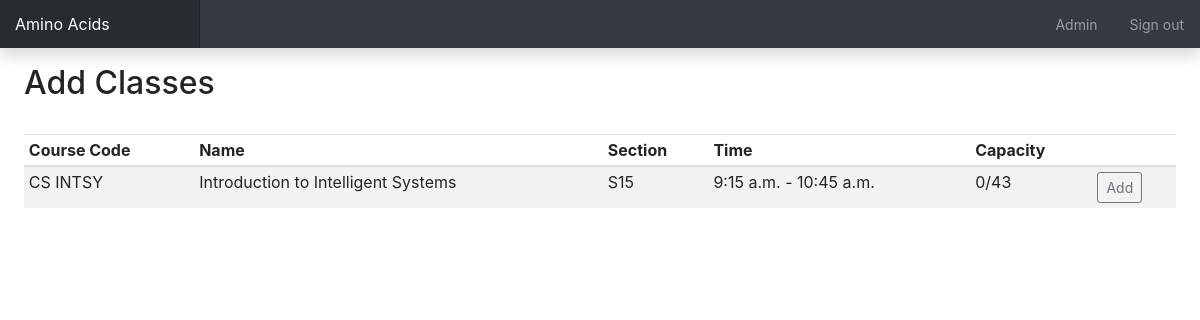
Page /classes/ (signed in) on the committed database.
### main/models.py (models this page shows, shortened)
class Class(models.Model):
    M = 1
    T = 2
    W = 3
    H = 4
    F = 5
    MW = 6
    TH = 7
    DAY_CHOICES = (
        (M, 'Monday'),
        (T, 'Tuesday'),
        (W, 'Wednesday'),
        (H, 'Thursday'),
        (F, 'Friday'),
        (MW, 'Monday and Wednesday'),
        (TH, 'Tuesday and Thursday'),
    )
    course = models.ForeignKey(Course, null=True, on_delete=models.SET_NULL)
    section_code = models.CharField(max_length=5)
    max_cap = models.IntegerField(default=0)
    start_time = models.TimeField()
    end_time = models.TimeField()
    day = models.IntegerField(choices=DAY_CHOICES)
    students = models.ManyToManyField(User, blank=True)

class Course(models.Model):
    course_name = models.CharField(max_length=50)
    subject_area = models.CharField(max_length=2)
    catalog_num = models.CharField(max_length=5)
    units = models.FloatField()
    def __str__(self):
        return self.course_name

### main/views.py (the view)
# urls.py: path('classes/', views.classes_view, name='classes-view'),
def classes_view(request):
    classes_list = Class.objects.exclude(students=request.user)
    context = {
        'classes_list': classes_list
    }
    return render(request, 'main/classes-view.html', context)

### templates/main/classes-view.html (shortened to what this page needs)
{% extends 'main/base-template.html' %}
{% block body %}
    <div role="main" class="col-12 px-4">
        <div class="d-flex justify-content-between flex-wrap flex-md-nowrap align-items-center pt-3 pb-2 mb-3">
            <h1 class="h2">Add Classes</h1>
        </div>
        <div class="table-responsive">
            <table class="table table-striped table-sm">
                <thead>
                <tr>
                    <th>Course Code</th>
                    <th>Name</th>
                    <th>Section</th>
                    <th>Time</th>
                    <th>Capacity</th>
                    <th></th>
                </tr>
                </thead>
                <tbody>
                {% for class in classes_list %}
                    <form action="{% url 'main:add-class' class.id %}" method="post">
                        <tr>
                            <td>{{ class.course.subject_area }} {{ class.course.catalog_num }}</td>
                            <td>{{ class.course }}</td>
                            <td>{{ class.section_code }}</td>
                            <td>{{ class.start_time }} - {{ class.end_time }}</td>
                            <td>{{ class.students.count }}/{{ class.max_cap }}</td>
                            <td>
                                {% if class.students.count < class.max_cap %}
                                <button class="btn btn-sm btn-outline-secondary" type="submit">Add</button>
                                {% endif %}
                            </td>
                        </tr>
                    </form>
                {% endfor %}
                </tbody>
            </table>
        </div>
    </div>
{% endblock %}

### static/css/dashboard.css (style rules this page uses)
body { font-size: .875rem; }
[role="main"] { padding-top: 133px; }
@media (min-width: 768px) { [role="main"] { padding-top: 48px; } }

### rows in the picture
Class: course.subject_area "CS", course.catalog_num "INTSY", course "Introduction to Intelligent Systems", section_code "S15", start_time "9:15 a.m.", end_time "10:45 a.m.", students.count "0", max_cap "43", shows "Add"
